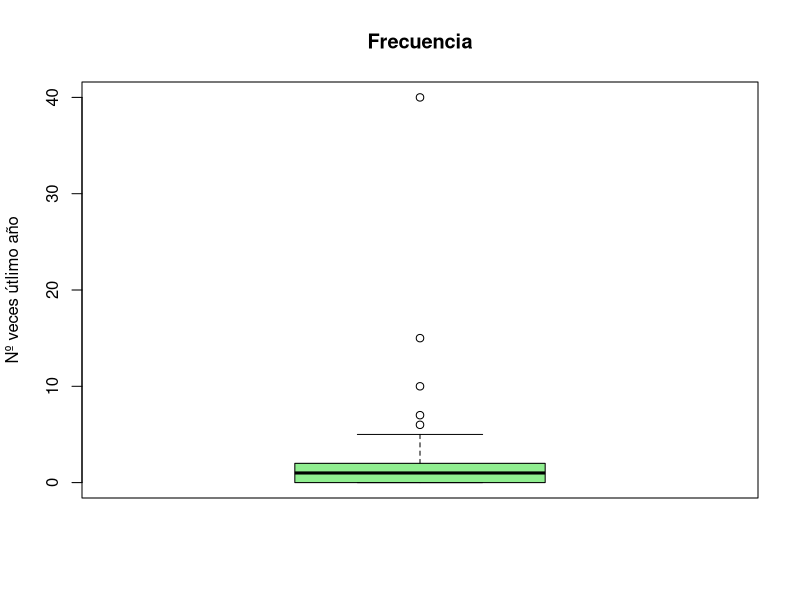
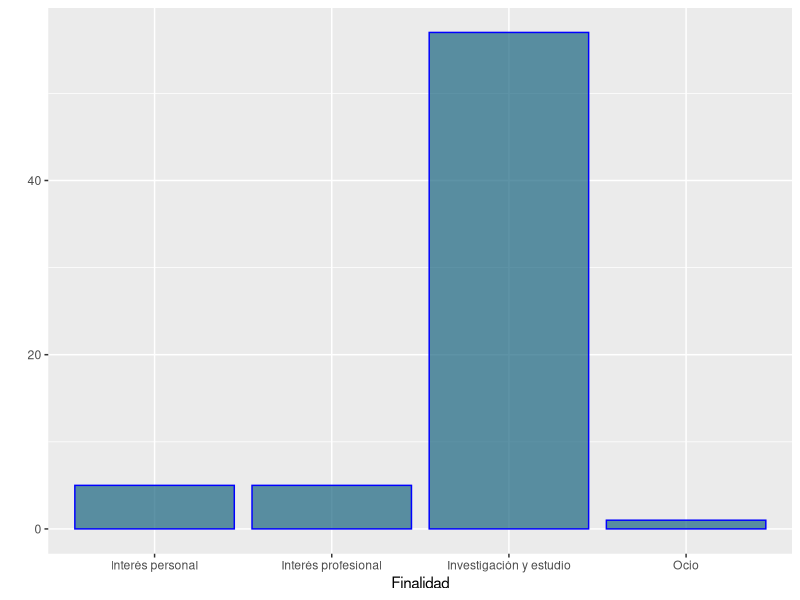
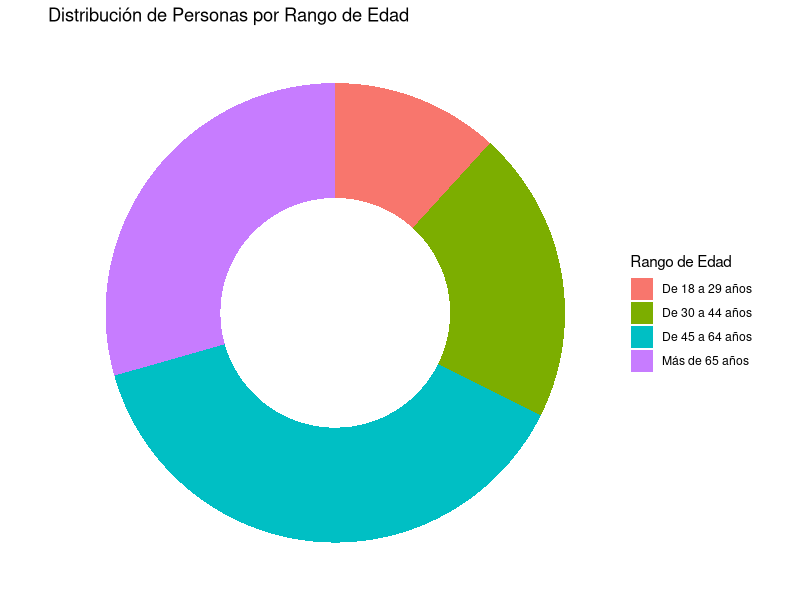
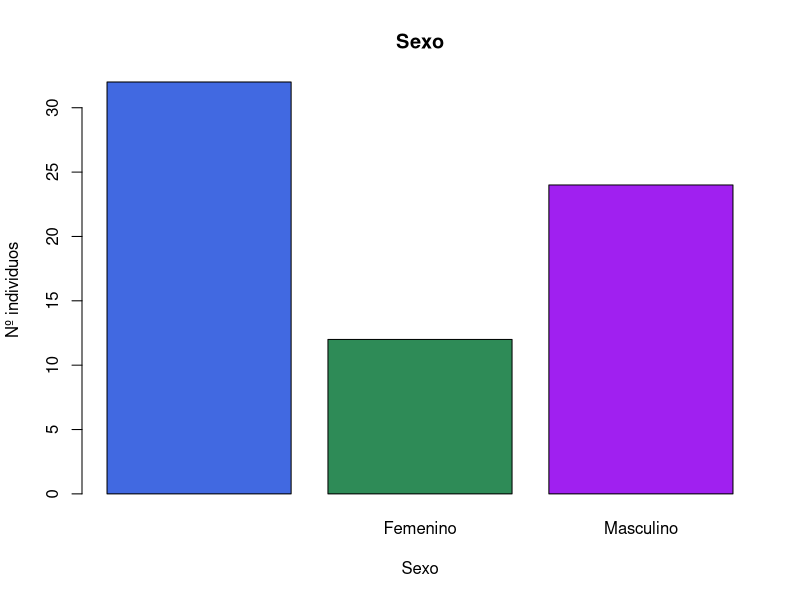
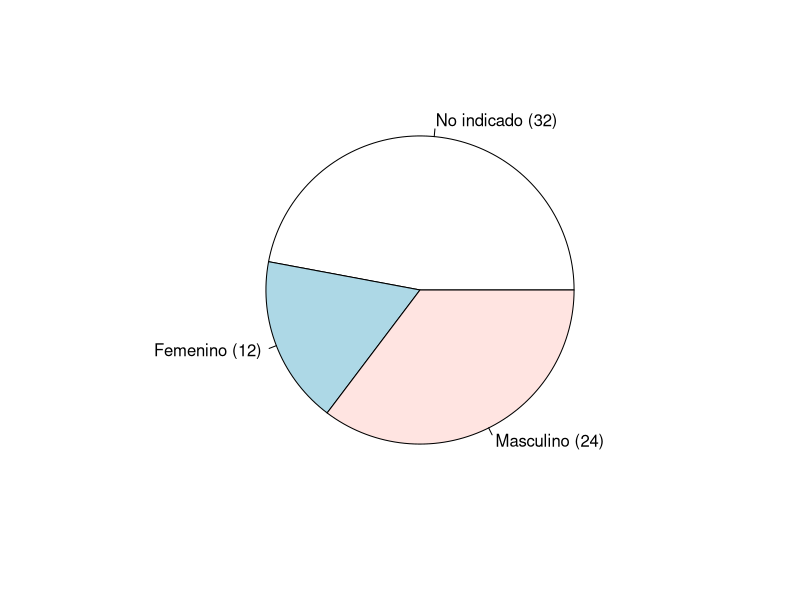
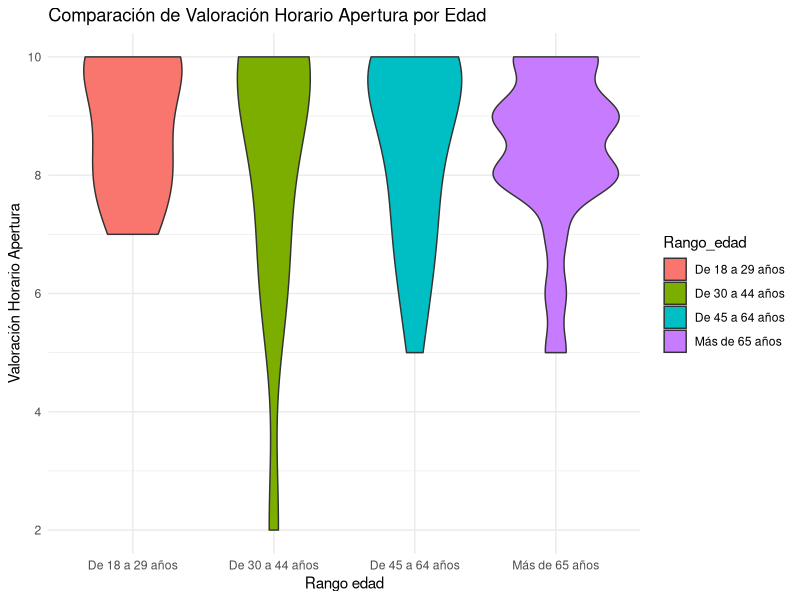
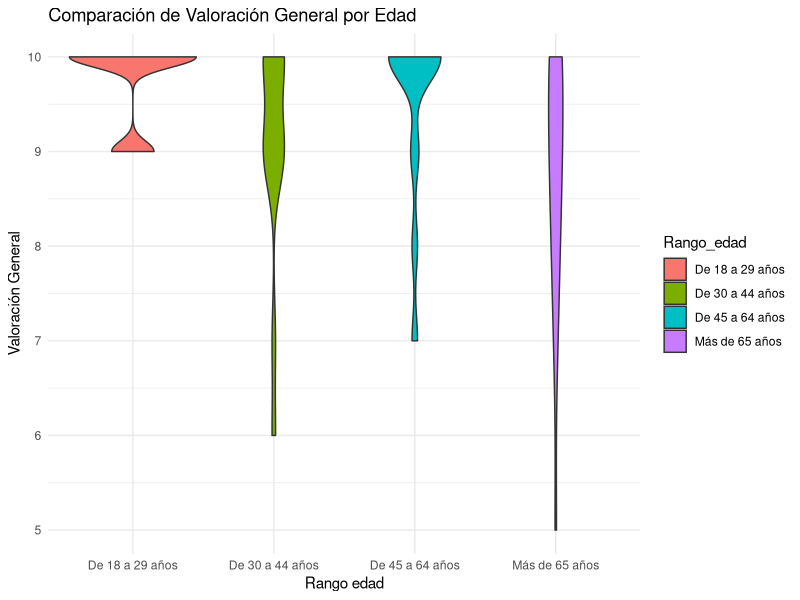
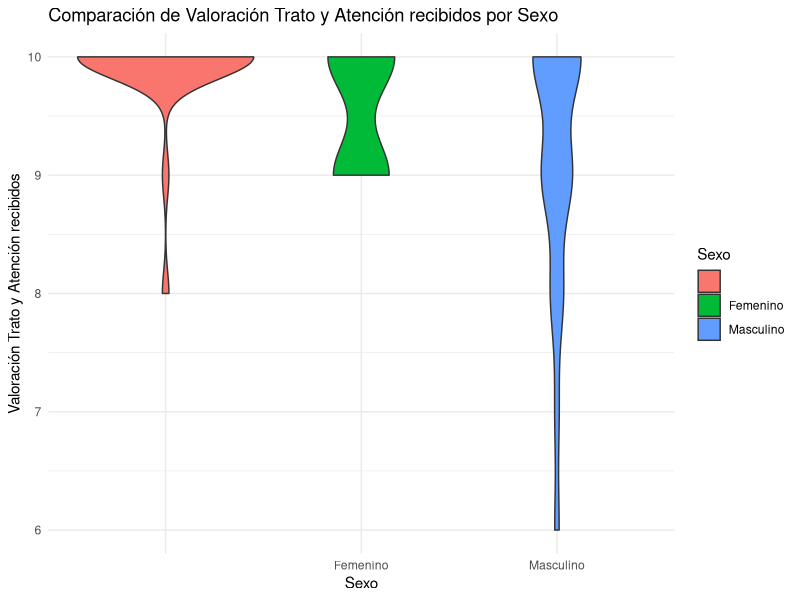

These charts were generated, in order, by the following R code:
## ---- chunk 1
knitr::opts_chunk$set(echo = TRUE)
library(tidyverse)
library(knitr)
## ---- chunk 2
data_biblio <- read.csv("biblioteca_historica_2023.csv", header = TRUE, sep = ";")
## ---- chunk 3
colnames(data_biblio) <- c("Inicio_encuesta", "Finalidad", "Frecuencia", "Uso_consulta_sala", "Valoracion_consulta_sala", "Valoracion_tiempo_espera", "Uso_repografia", "Valoracion_repografia", "Participacion_actividades", "Valoracion_actividades", "Uso_reserva_doc", "Valoracion_reserva_doc", "Conoce_web", "Valoracion_actualización_info_contenidos", "Valoracion_facil_buscar_catalogo", "Valoracion_facil_localizar_obras_digital", "Valoracion_tiempo_descarga_doc_digital", "Valoracion_edificio_instalaciones", "Valoracion_horario_apertura", "Valoracion_info_recibida", "Valoracion_red_wifi", "Valoracion_trato_atencion", "Valoracion_proceso_carnes", "Valoracion_adecuacion_necesidades", "Valoracion_general", "Sugerencias", "Servivio_respecto_esperado", "Rango_edad", "Sexo")
## ---- chunk 4
kable(head(data_biblio))
## ---- chunk 5
data_biblio$Frecuencia = as.numeric(data_biblio$Frecuencia)
table(data_biblio$Frecuencia)
median(data_biblio$Frecuencia)
## ---- chunk 6
boxplot(data_biblio$Frecuencia, col = "lightgreen", main = "Frecuencia", ylab = "Nº veces útlimo año")
## ---- chunk 7
data_biblio$Finalidad = as.factor(data_biblio$Finalidad)
levels(data_biblio$Finalidad)
table(data_biblio$Finalidad)
## ---- chunk 8
ggplot(data_biblio, aes(x=data_biblio$Finalidad)) +
  geom_bar(color="blue", fill=rgb(0.1,0.4,0.5,0.7))+
  xlab("Finalidad")+ylab("")
## ---- chunk 9
data_biblio$Rango_edad = as.factor(data_biblio$Rango_edad)
levels(data_biblio$Rango_edad)
## ---- chunk 10

data_biblio_summary <- data_biblio %>%
  group_by(Rango_edad) %>%
  summarise(count = n()) %>%
  mutate(fraction = count / sum(count),
         ymax = cumsum(fraction),
         ymin = c(0, head(ymax, n = -1)))

ggplot(data_biblio_summary, aes(ymax = ymax, ymin = ymin, xmax = 4, xmin = 3, fill = factor(Rango_edad))) +
  geom_rect() +
  coord_polar(theta = "y") +
  xlim(c(2, 4)) +
  labs(title = "Distribución de Personas por Rango de Edad", fill = "Rango de Edad") +
  theme_void()


## ---- chunk 11
data_biblio$Sexo = as.factor(data_biblio$Sexo)
levels(data_biblio$Sexo)
table(data_biblio$Sexo)
## ---- chunk 12
plot(x = data_biblio$Sexo, main = "Sexo", xlab = "Sexo", ylab = "Nº individuos", col = c("royalblue", "seagreen", "purple"))
pie(table(data_biblio$Sexo), labels = c("No indicado (32)", "Femenino (12)", "Masculino (24)"))
## ---- chunk 13
ggplot(data_biblio, aes(x = Rango_edad, y = Valoracion_horario_apertura, fill = Rango_edad)) +
  geom_violin() +
  labs(x = "Rango edad", y = "Valoración Horario Apertura", title = "Comparación de Valoración Horario Apertura por Edad") +
  theme_minimal()
## ---- chunk 14
ggplot(data_biblio, aes(x = Rango_edad, y = Valoracion_general, fill = Rango_edad)) +
  geom_violin() +
  labs(x = "Rango edad", y = "Valoración General", title = "Comparación de Valoración General por Edad") +
  theme_minimal()
## ---- chunk 15
tabla=table(data_biblio$Rango_edad,data_biblio$Valoracion_general)
tabla

## ---- chunk 16
chisq.test(tabla)
## ---- chunk 17
set.seed(NULL)
chisq.test(tabla,simulate.p.value=TRUE,B=5000)$p.value
## ---- chunk 18
chisq.test(tabla,simulate.p.value=TRUE,B=5000)$p.value
## ---- chunk 19
chisq.test(tabla,simulate.p.value=TRUE,B=5000)$p.value
## ---- chunk 20
chisq.test(tabla,simulate.p.value=TRUE,B=5000)$p.value
## ---- chunk 21
ggplot(data_biblio, aes(x = Sexo, y = Valoracion_trato_atencion, fill = Sexo)) +
  geom_violin() +
  labs(x = "Sexo", y = "Valoración Trato y Atención recibidos", title = "Comparación de Valoración Trato y Atención recibidos por Sexo") +
  theme_minimal()
